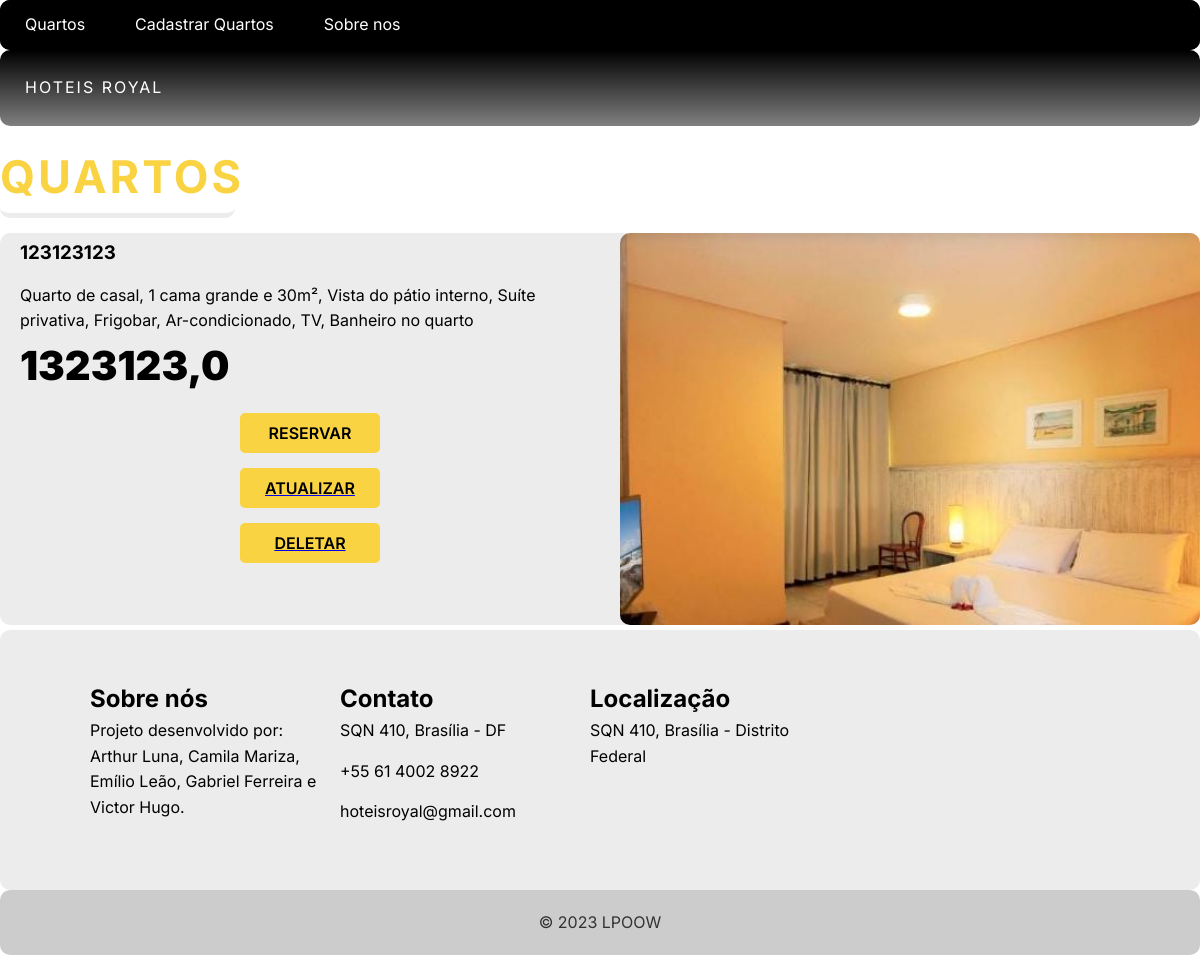
Before: /room/26/ with the older database file.
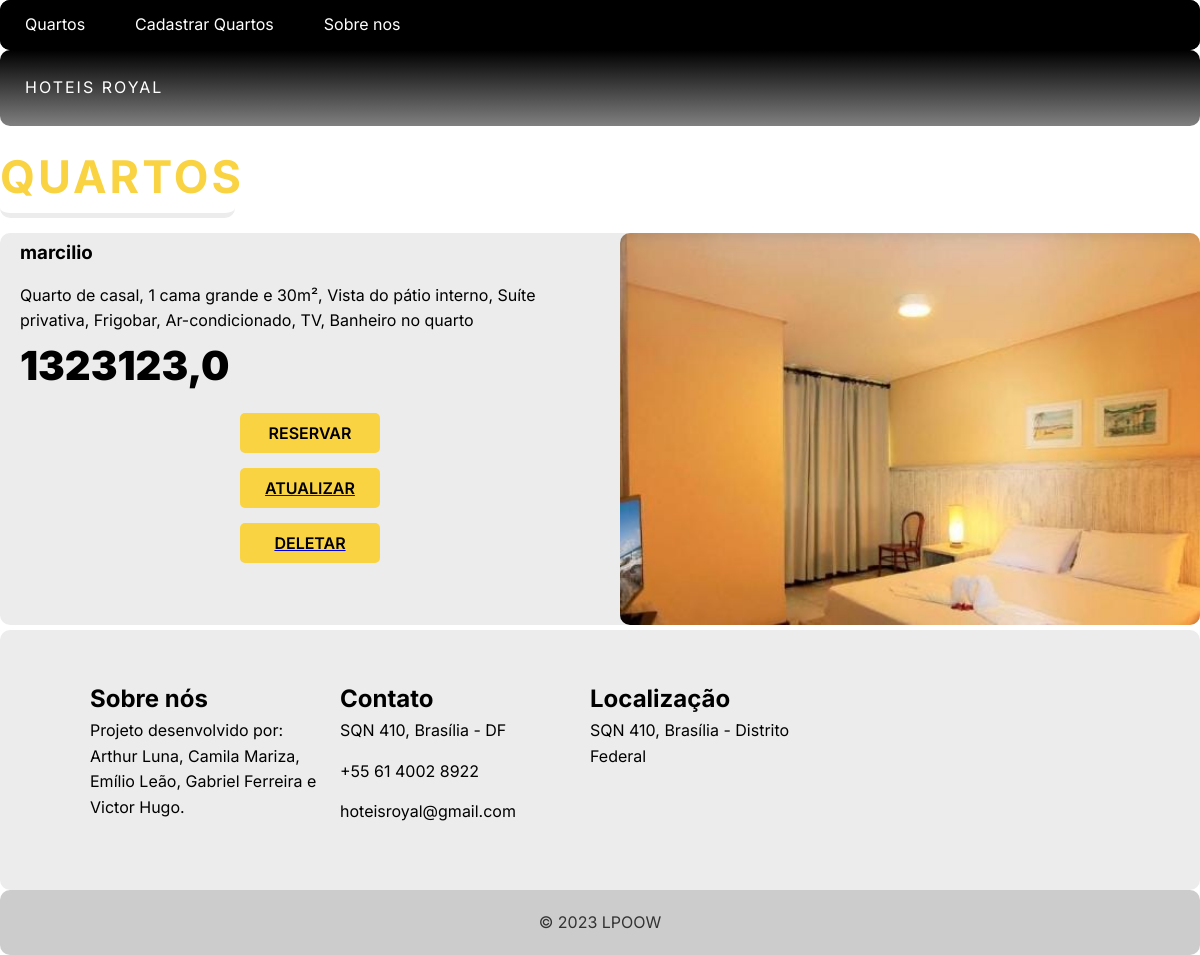
After: the same page with the newer database file.
### trivagoHotel/models.py (models this page shows, shortened)
class Hotel(models.Model):
    id = models.AutoField(primary_key=True)
    model = models.CharField(max_length=600)
    desc = models.CharField(max_length=600)
    brand = models.ForeignKey(Brand, on_delete=models.PROTECT, related_name='hotel_brand')
    value = models.FloatField(blank=True, null=True)
    photo = models.ImageField(upload_to='trivagoHotel/', blank=True, null=True)

### trivagoHotel/views.py (the view)
# urls.py: path('room/<int:pk>/', HotelDetailView.as_view(), name='room_detail' ),
class HotelDetailView(DetailView):
    model = Hotel
    template_name = 'room_detail.html'

### trivagoHotel/templates/room_detail.html (shortened to what this page needs)
{% extends "base.html"%}
{% block content %}
<html>
    <head>
    </head>
    <body>
                <header class = "header" id = "header">
            <div class = "head">
                <div class = "cabeçalho">
                    <span>HOTEIS ROYAL</span>
                </div>
            </div>
        </header>
        <section class = "quartos sec-width" id = "quartos">
            <div class = "titulo">
                <h2>Quartos</h2>
            </div>
            <article class = "quarto">
                <div class = "quarto-image">
                    <img src = "{{ hotel.photo.url }}" alt = "quarto image">
                </div>
                <div class = "quarto-text">
                    <h3>{{hotel.model}}</h3>
                    <ul>
                        <li>
                            {{hotel.desc}}
                        </li>
                        <p class = "preco">
                        <span>{{hotel.value}}</span>
                    </p>
                    <button type = "button" class = "btn">RESERVAR</button>
                    <a href="{% url 'room_update' hotel.pk%}">
                      <button type = "button" class = "btn">ATUALIZAR</button>
                    </a>
                    <a href="{% url 'room_delete' hotel.pk%}">
                      <button type = "button" class = "btn">DELETAR</button>
                    </a>
                </div>
            </article>
        </section>
        <footer class = "cabecalho">
            <div class = "cabecalho-container">
                <div>
                    <h2>Sobre nós </h2>
                    <p>Projeto desenvolvido por: Arthur Luna, Camila Mariza, Emílio Leão, Gabriel Ferreira e Victor Hugo.</p>
                </div>
                <div>
                    <h2>Contato</h2>
                    <div class = "contato">
                        <span>
                            SQN 410, Brasília - DF
                        </span>
                    </div>
                    <div class = "contato">
                        <span>
                            +55 61 4002 8922
                        </span>
                    </div>
                    <div class = "contato">
                        <span>
                            hoteisroyal@gmail.com
                        </span>
                    </div>
                </div>
                <div>
                    <h2>Localização</h2>
                    <div class = "contato">
                        <span>
                            SQN 410, Brasília - Distrito Federal
                        </span>
                    </div>
                    </div>
                </div>
        </footer>
    </body>
</html>
{% endblock %}

Changed rows visible on the page:
changed Hotel: model "123123123" → "marcilio"
